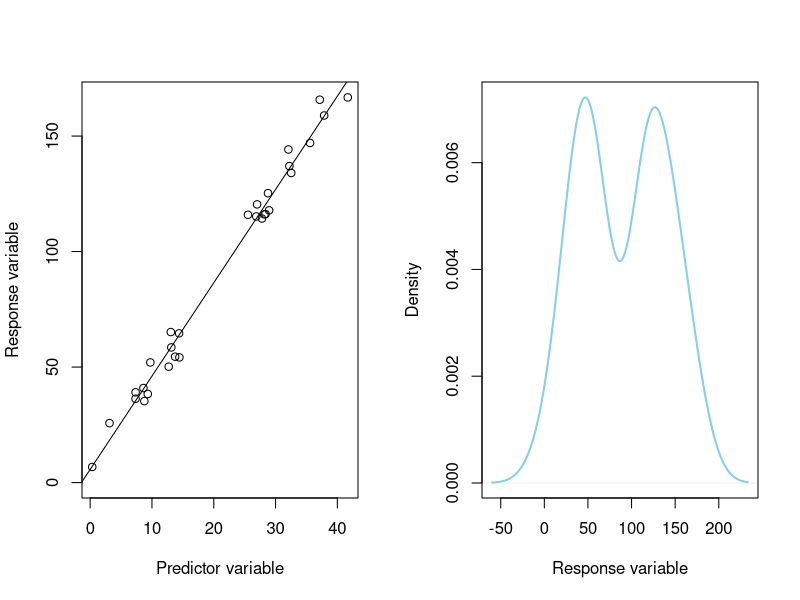
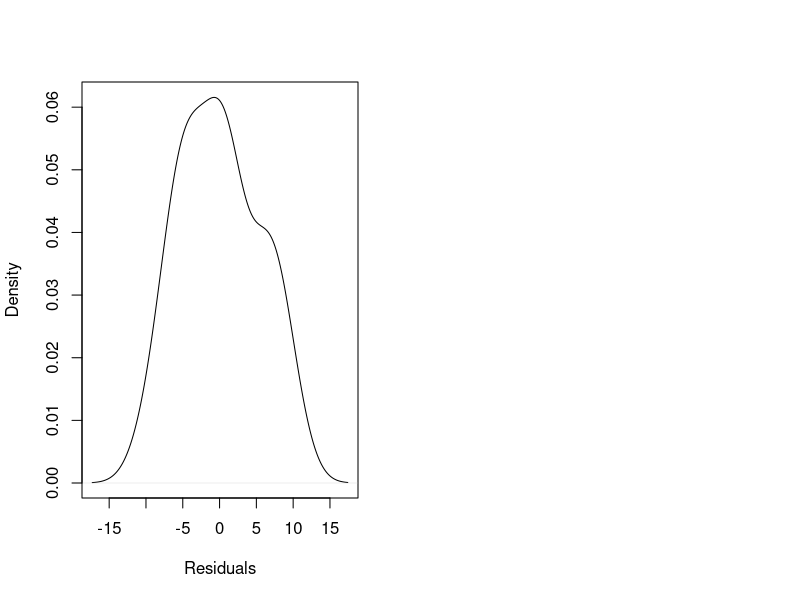
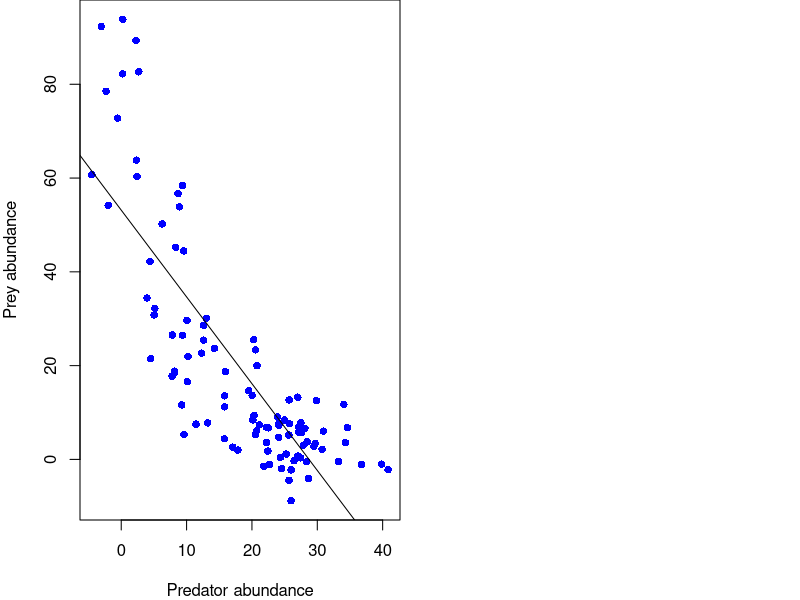
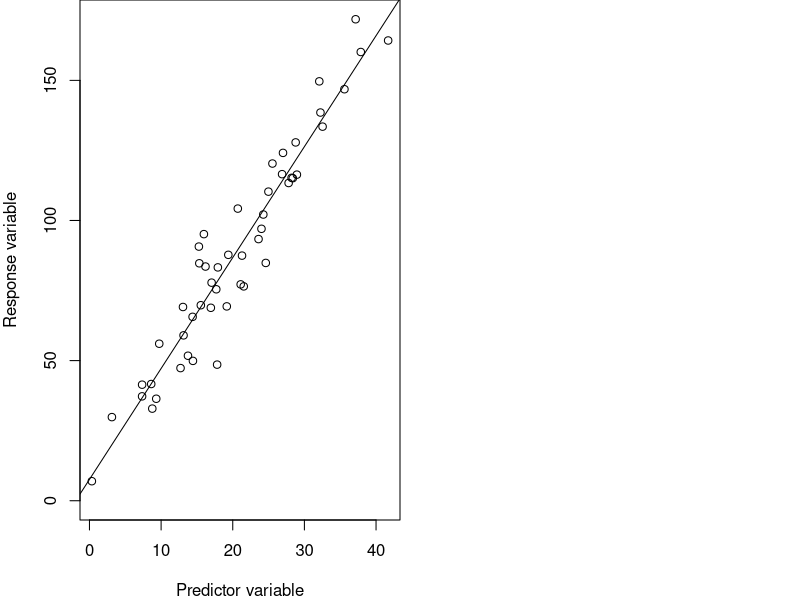
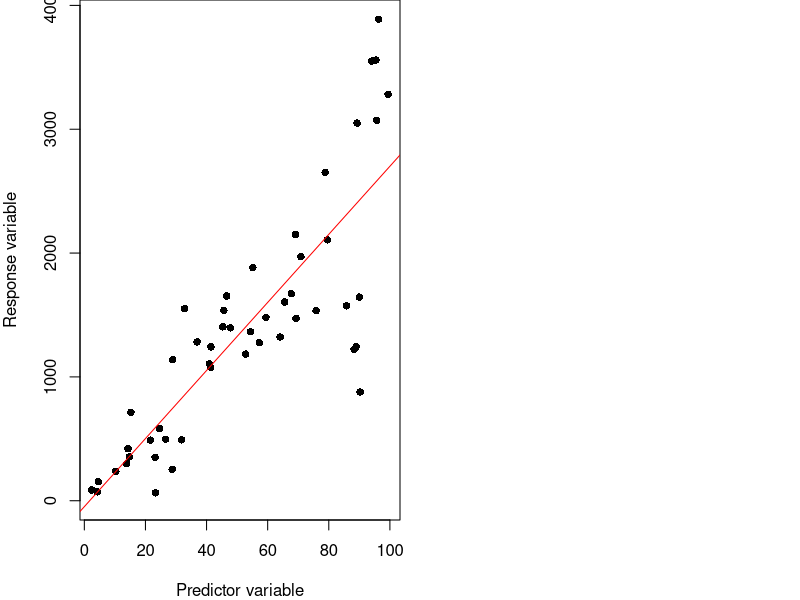
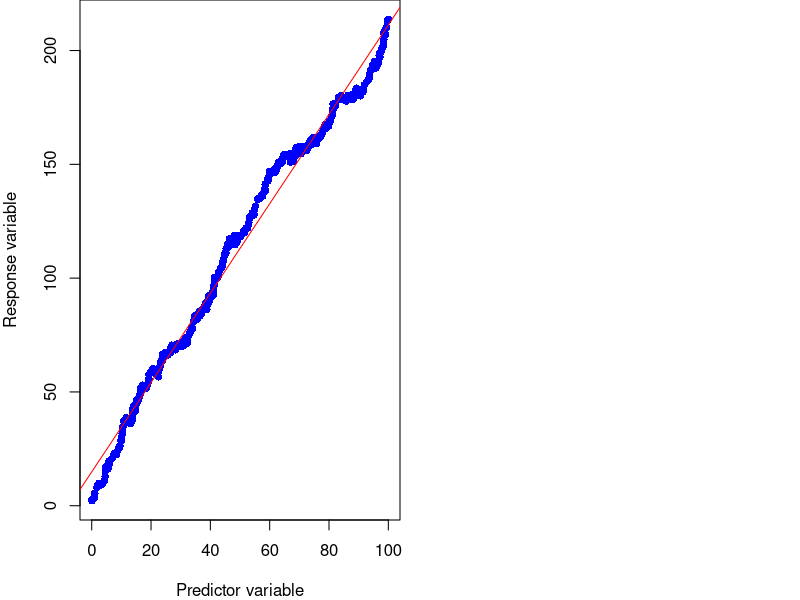
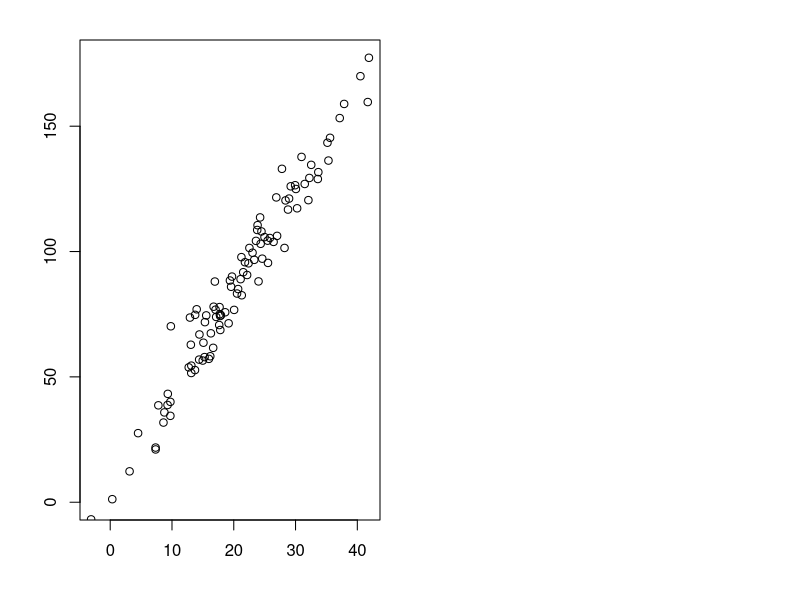
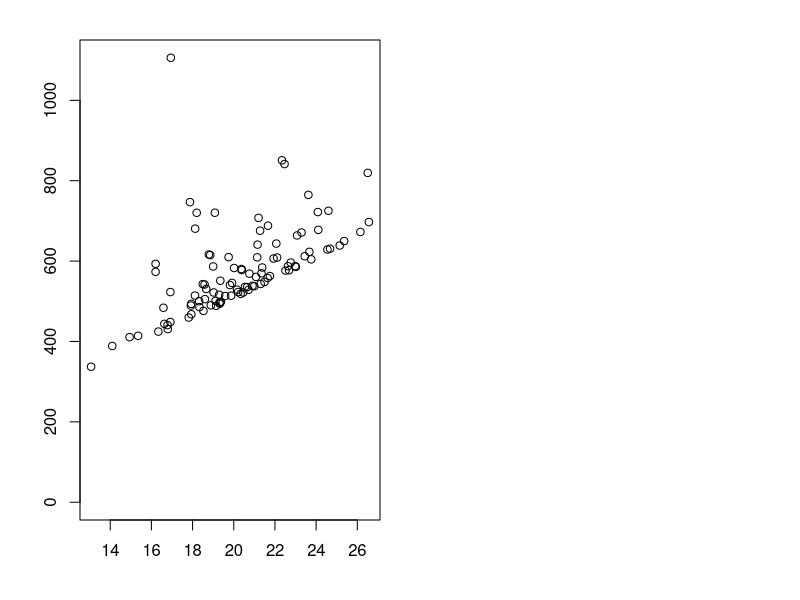

The R source for these figures, in order: (Note: this script raises an error after producing the figures.)
## ---- chunk 1

knitr::opts_chunk$set(
	echo = TRUE,
	message = FALSE,
	warning = FALSE,
	cache = TRUE
)
## ---- chunk 2

#  NRES 710, Linear Regression (3)
#     University of Nevada, Reno
#     Assumptions of linear regression   

## ---- chunk 3
# Set the seed for reproducibility
set.seed(123)

# Set up the plotting area to display two plots side by side
par(mfrow = c(1, 2))

# Simulate data for the shallow slope
n <- 50
x1 <- rnorm(n, mean = 20, sd = 10)
y1 <- 5 + 4 * x1 + rnorm(n, mean = 0, sd = 8)

# Remove observations in the middle of x to create bimodal y
middle_range <- c(15, 25)
datum1 <- data.frame(x = x1, y = y1)
datum1 <- subset(datum1, x < middle_range[1] | x > middle_range[2])

# Plot the data with the shallow slope
plot(y ~ x, data = datum1,
     ylim=c(0, max(datum1$y)), xlab = "Predictor variable", ylab = "Response variable")

# Add a line to the plot for the shallow slope
results1 <- lm(y ~ x, data = datum1)
abline(results1)

# Plot the density of y
plot(density(datum1$y), col = "skyblue", xlab = "Response variable", ylab = "Density", main = "", lwd = 2)

# Examine normality of residuals
residuals <- resid(results1)
plot(density(residuals), xlab = "Residuals", main = "")
## ---- chunk 4
# Set the seed for reproducibility
set.seed(123); par(mar = c(4, 4, 0, 0)); par(mfrow=c(1,2))

# Simulate non-linear data
n <- 100
time <- seq(1, n)
prey_abundance <- 100 * exp(-0.05 * time) + rnorm(n, mean = 0, sd = 5)
predator_abundance <- 50 * (1 - exp(-0.01 * time)) + rnorm(n, mean = 0, sd = 5)

# Plot the data
plot(predator_abundance, prey_abundance, pch = 16, col = "blue",
     xlab = "Predator abundance", ylab = "Prey abundance")

# Fit a linear model
results <- lm(prey_abundance ~ predator_abundance)
abline(results)
## ---- chunk 5
# Set the seed for reproducibility
set.seed(123); par(mar = c(4, 4, 0, 0)); par(mfrow=c(1,2))

# Simulate data for the shallow slope
n <- 50
x1 <- rnorm(n, mean = 20, sd = 10)
y1 <- 5 + 4 * x1 + rnorm(n, mean = 0, sd = 12)

# Remove observations in the middle of x to create bimodal y
datum1 <- data.frame(x = x1, y = y1)

# Plot the data with the shallow slope
plot(y ~ x, data = datum1,
     ylim=c(0, max(datum1$y)), xlab = "Predictor variable", ylab = "Response variable")

# Add a line to the plot for the shallow slope
results1 <- lm(y ~ x, data = datum1)
abline(results1)
## ---- chunk 6
# Set the seed for reproducibility
set.seed(123); par(mar = c(4, 4, 0, 0)); par(mfrow=c(1,2))

# Simulate data with increasing variance (heteroscedasticity)
n <- 50
x1 <- runif(n, 0, 100)
y1 <- 20 + 25 * x1 + rnorm(n, mean = 0, sd = 10 * x1)

# Create a data frame
datum1 <- abs(data.frame(x = x1, y = y1))

# Fit a linear model
results1 <- lm(y ~ x, data = datum1)

# Predict values and calculate confidence intervals
predictions <- predict(results1, interval = "confidence", level = 0.95)
datum1 <- cbind(datum1, predictions)

# Plot the data
plot(datum1$x, datum1$y, ylim=c(0, max(datum1$y)), xlab = "Predictor variable", ylab = "Response variable", pch = 16)

# Add the regression line
abline(results1, col = "red")
## ---- chunk 7
# Set the seed for reproducibility
set.seed(123); par(mar = c(4, 4, 0, 0)); par(mfrow=c(1,2))

# # Simulate data with autocorrelation
# n <- 100
# x <- seq(1, n)
# phi <- 0.99  # Autoregressive parameter
# epsilon <- rnorm(n, mean = 0, sd = 5)  # Reduced noise term to make the autocorrelation more prominent
# y <- numeric(n)
# y[1] <- 5 + 2 * x[1] + epsilon[1]
# for (i in 2:n) {
#   y[i] <- 5 + 2 * x[i] + phi * (y[i-1] - (5 + 2 * x[i-1])) + epsilon[i]
# }
# 
# # Create a data frame
# data <- data.frame(x = x, y = y)

# Simulate data that are autocorrelated
n <- 500
x1 <- runif(n, 0, 100)

# Sort x1 from low to high
x1 <- sort(x1)

# Simulate error for each value using the mean of the previous value
error <- matrix(NA, length(x1), 1)
error[1,1] <- rnorm(1, mean = 0, sd = 1)
for (i in 2:length(x1)){
  error[i,1] <- rnorm(1, mean = error[i-1, 1], sd = 1)
}

# Create y values
y1 <- 3 + 2 * x1 + error

# Create dataframe
datum <- data.frame(x = x1, error = error, y = y1)

# Plot the data
plot(datum$x, datum$y, xlab = "Predictor variable", ylab = "Response variable", pch = 16, col = "blue")

# Fit a linear model
model <- lm(y ~ x, data = datum)

# Add the regression line to the graph
abline(model, col = "red")
## ---- chunk 8
# Load necessary libraries
library(knitr)

# Create the data frame
data <- data.frame(
  Group = c("Normality", "Linearity", "Homoscedasticity", "No autocorrelation"),
  `X-Y Scatterplot` = c("", "", "", ""),
  `Residuals Scatterplot` = c("", "", "", ""),
  `Histogram of Residuals` = c("", "", "", ""),
  `Autocorrelation Function (ACF)` = c("", "", "", "")
)

# Create the table
kable(data, col.names = c("Assumption", "X-Y Scatterplot", "Residuals Scatterplot", "Histogram of Residuals", "Autocorrelation Function (ACF)"))

## ---- chunk 9
# Set the seed for reproducibility
set.seed(123); par(mar = c(4, 4, 0, 0)); par(mfrow=c(1,2))

# Adjust margins: bottom, left, top, right
par(mar = c(4, 4, 2, 1))

# First, simulate data with no assumption violations
n <- 100
x1 <- rnorm(n, mean = 20, sd = 10)
y1 <- 5 + 4 * x1 + rnorm(n, mean = 0, sd = 8)

# Create dataframe
datum <- data.frame(x = x1, y = y1)

# Plot the data
plot(y ~ x, data = datum,
     ylim=c(0, max(datum$y)), xlab = "", ylab = "")

## ---- chunk 10
# Set the seed for reproducibility
set.seed(123); par(mar = c(4, 4, 0, 0)); par(mfrow=c(1,2))

# Adjust graph margins: bottom, left, top, right
par(mar = c(4, 4, 2, 1))

# Second, simulate data with a violation of normality
n <- 100
x <- rnorm(n, mean = 20, sd = 3)
y <- 10 + 25 * x + rnorm(n, mean = 0, sd = 8)^2

# Create dataframe
datum <- data.frame(x = x, y = y)

# Plot the data
plot(y ~ x, data = datum,
     ylim=c(0, max(datum$y)), xlab = "", ylab = "")

## ---- chunk 11
# Set the seed for reproducibility
set.seed(123); par(mar = c(4, 4, 0, 0)); par(mfrow=c(1,2))

# Adjust graph margins: bottom, left, top, right
par(mar = c(4, 4, 2, 1))

# Simulate data with a violation of linearity
n <- 100
x <- runif(n, 0, 10)
y <- 3 + 2 * x - 0.18 * x^2 + rnorm(n, mean = 0, sd = 1)

# Create dataframe
datum <- data.frame(x = x, y = y)

# Plot the data
plot(y ~ x, data = datum,
     ylim=c(0, max(datum$y)), xlab = "", ylab = "")

## ---- chunk 12
# Set the seed for reproducibility
set.seed(123); par(mar = c(4, 4, 0, 0)); par(mfrow=c(1,2))

# Adjust graph margins: bottom, left, top, right
par(mar = c(4, 4, 2, 1))

# Simulate data that are heteroscedastic
n <- 100
x1 <- runif(n, 0, 10)
y1 <- 5 + 4 * x1 + rnorm(n, mean = 0, sd = 1 * x1)

# Create dataframe
datum <- data.frame(x = x1, y = y1)

# Plot the data
plot(y ~ x, data = datum,
     ylim=c(0, max(datum$y)), xlab = "", ylab = "")

## ---- chunk 13
# Set the seed for reproducibility
set.seed(123); par(mar = c(4, 4, 0, 0)); par(mfrow=c(1,2))

# Adjust graph margins: bottom, left, top, right
par(mar = c(4, 4, 2, 1))

# Simulate data that are autocorrelated
n <- 100
x1 <- runif(n, 0, 10)

# Sort x1 from low to high
x1 <- sort(x1)

# Simulate error for each value using the mean of the previous value
error <- matrix(NA, length(x1), 1)
error[1,1] <- rnorm(1, mean = 0, sd = 1)
for (i in 2:length(x1)){
  error[i,1] <- rnorm(1, mean = error[i-1, 1], sd = 1)
}

# Create y values
y1 <- 3 + 2 * x1 + error

# Create dataframe
datum <- data.frame(x = x1, error = error, y = y1)

# Fit a linear model to the data
model <- lm(y1 ~ x1, data = datum)

# Get predicted values and residuals from the model
datum$predicted <- predict(model)
datum$residuals <- resid(model)

# Set up two side-by-side plots
par(mfrow = c(1, 2))

# First plot: Original data with regression line
plot(y1 ~ x1, data = datum,
     xlab = "x", ylab = "y")

# Second plot: Same graph with residual lines
plot(y1 ~ x1, data = datum,
     xlab = "x", ylab = "y",
     main = "Residuals (Lines to Regression Line)")
abline(model, col = "blue", lwd = 2)

# Add lines connecting points to the regression line (visualizing residuals)
for (i in 1:n) {
  segments(x0 = datum$x[i], y0 = datum$y[i], 
           x1 = datum$x[i], y1 = datum$predicted[i], 
           col = "red")
}

# Examine autocorrelation in the error term
print(datum[10:20,])

## ---- chunk 14
# Set the seed for reproducibility
set.seed(123)

# Set up the plotting area to display two plots side by side
par(mfrow = c(1, 2))

# Simulate data for the shallow slope
n <- 50
x1 <- rnorm(n, mean = 20, sd = 10)
y1 <- 5 + 4 * x1 + rnorm(n, mean = 0, sd = 8)

# Create dataframe
datum1 <- data.frame(x = x1, y = y1)

# Plot the data
plot(y ~ x, data = datum1,
     ylim=c(0, max(datum1$y)), xlab = "Predictor variable", ylab = "Response variable")

# Add a line to the plot for the shallow slope
results1 <- lm(y ~ x, data = datum1)
abline(results1)

# Calculate residuals
residuals1 <- residuals(results1)

# Plot the residuals
plot(datum1$x, residuals1, xlab = "Predictor variable", ylab = "Residuals")
abline(h = 0, col = "red", lty = 2)

## ---- chunk 15
# Set the seed for reproducibility
set.seed(111)

# Set up the plotting area to display two plots side by side
par(mfrow = c(1, 2))

# Simulate data for the shallow slope
n <- 100
x1 <- runif(n, 0, 50)
y1 <- 5 + 4 * x1 + rnorm(n, mean = 0, sd = 0.15 * x1)

# Create dataframe
datum1 <- data.frame(x = x1, y = y1)

# Plot the data
plot(y ~ x, data = datum1,
     ylim=c(0, max(datum1$y)), xlab = "Predictor variable", ylab = "Response variable")

# Add a line to the plot for the shallow slope
results1 <- lm(y ~ x, data = datum1)
abline(results1)

# Calculate residuals
residuals1 <- residuals(results1)

# Plot the residuals
plot(datum1$x, residuals1, xlab = "Predictor variable", ylab = "Residuals")
abline(h = 0, col = "red", lty = 2)

## ---- chunk 16
# Set the seed for reproducibility
set.seed(111)

# Set up the plotting area to display two plots side by side
par(mfrow = c(2, 2))

# Simulate data with non-normally distributed error
n <- 100
x <- rnorm(n, mean = 20, sd = 3)
y <- 10 + 25 * x + rnorm(n, mean = 0, sd = 8)^2

# Create dataframe
datum <- data.frame(x = x, y = y)

# Simple linear model
results1 <- lm(y ~ x, data = datum)

# Calculate residuals
residuals1 <- residuals(results1)

# Plot the residuals
plot(datum$x, residuals1, xlab = "", ylab = "", main = "Non-normal error")
abline(h = 0, col = "red", lty = 2)


### Simulate nonlinear data
n <- 100
x <- runif(n, 0, 10)
y <- 3 + 2 * x - 0.18 * x^2 + rnorm(n, mean = 0, sd = 1)

# Create dataframe
datum <- data.frame(x = x, y = y)

# Simple linear model
results1 <- lm(y ~ x, data = datum)

# Calculate residuals
residuals1 <- residuals(results1)

# Plot the residuals
plot(datum$x, residuals1, xlab = "", ylab = "", main = "Nonlinearity")
abline(h = 0, col = "red", lty = 2)


### Simulate data that are autocorrelated
n <- 100
x1 <- runif(n, 0, 10)

# Sort x1 from low to high
x1 <- sort(x1)

# Simulate error for each value using the mean of the previous value
error <- matrix(NA, length(x1), 1)
error[1,1] <- rnorm(1, mean = 0, sd = 1)
for (i in 2:length(x1)){
  error[i,1] <- rnorm(1, mean = error[i-1, 1], sd = 1)
}

# Create y values
y1 <- 3 + 2 * x1 + error

# Create dataframe
datum <- data.frame(x = x1, error = error, y = y1)

# Simple linear model
results1 <- lm(y ~ x, data = datum)

# Calculate residuals
residuals1 <- residuals(results1)

# Plot the residuals
plot(datum$x, residuals1, xlab = "", ylab = "", main = "Autocorrelation")
abline(h = 0, col = "red", lty = 2)


### Simulate heteroscedastic data
n <- 100
x1 <- runif(n, 0, 50)
y1 <- 5 + 4 * x1 + rnorm(n, mean = 0, sd = 0.15 * x1)

# Create dataframe
datum1 <- data.frame(x = x1, y = y1)

# Simple linear model
results1 <- lm(y ~ x, data = datum1)

# Calculate residuals
residuals1 <- residuals(results1)

# Plot the residuals
plot(datum1$x, residuals1, xlab = "", ylab = "", main = "Heteroscedasticity")
abline(h = 0, col = "red", lty = 2)

## ---- chunk 17
# Set the seed for reproducibility
set.seed(123)

# Set up the plotting area to display two plots side by side
par(mfrow = c(1, 2))

### Simulate data with normally distributed error
n <- 100
x1 <- rnorm(n, mean = 20, sd = 10)
y1 <- 5 + 4 * x1 + rnorm(n, mean = 0, sd = 8)

# Create dataframe
datum <- data.frame(x = x1, y = y1)

# Simple linear model
results1 <- lm(y ~ x, data = datum)

# Calculate residuals
residuals1 <- residuals(results1)

# Plot the density of residuals
plot(density(residuals1), main = "Normal error", xlab = "Residuals", ylab = "Freq")

### Simulate data with non-normally distributed error
n <- 100
x <- rnorm(n, mean = 20, sd = 3)
y <- 10 + 25 * x + rnorm(n, mean = 0, sd = 8)^2

# Create dataframe
datum <- data.frame(x = x, y = y)

# Simple linear model
results1 <- lm(y ~ x, data = datum)

# Calculate residuals
residuals1 <- residuals(results1)

# Plot the density of residuals
plot(density(residuals1), main = "Non-normal error", xlab = "Residuals", ylab = "Freq")

## ---- chunk 18
# Set the seed for reproducibility
set.seed(123)

# Adjust graph margins: bottom, left, top, right
par(mar = c(4, 4, 2, 1))
par(mfrow = c(1, 2))

# Simulate data with a violation of linearity
n <- 100
x <- runif(n, 0, 10)
x <- sort(x)
y <- 3 + 2 * x - 0.18 * x^2 + rnorm(n, mean = 0, sd = 1)

# Create dataframe
datum <- data.frame(x = x, y = y)

# Plot the data
plot(y ~ x, data = datum,
     ylim=c(0, max(datum$y)), xlab = "", ylab = "",
     main = "Non-linear")

# Linear regression
results <- lm(y ~ x, data = datum)

# Plot the line
abline(results)

# ACF
acf(y, ylab = "Autocorrelation function (ACF)", main = "")

## ---- chunk 19
# Load necessary libraries
library(knitr)

# Create the data frame
data <- data.frame(
  Group = c("Normality", "Linearity", "Homoscedasticity", "No autocorrelation"),
  `X-Y Scatterplot` = c("X", "X", "X", "X"),
  `Residuals Scatterplot` = c("X", "X", "X", "X"),
  `Histogram of Residuals` = c("!!", "", "", ""),
  `Autocorrelation Function (ACF)` = c("", "**", "", "!!")
)

# Create the table
kable(data, col.names = c("Assumption", "X-Y Scatterplot", "Residuals Scatterplot", "Histogram of Residuals", "Autocorrelation Function (ACF)"))

## ---- chunk 20
# Load the data
datum <- read.csv("lecture_5_good_data.csv")
nonlinear <- read.csv("lecture_5_nonlinear_data.csv")
norm <- read.csv("lecture_5_nonnormal_data.csv")
hetero <- read.csv("lecture_5_heteroscedastic_data.csv")
auto <- read.csv("lecture_5_autocorrelated_data.csv")

# Plot the good data
plot(y ~ x, data = datum)

## ---- chunk 21
# Plot the nonlinear data
plot(y ~ x, data = nonlinear)

## ---- chunk 22
# Plot the nonnormal data
plot(y ~ x, data = norm)

## ---- chunk 23
# Plot the data
plot(y ~ x, data = hetero)

## ---- chunk 24
# Plot the autocorrelated data
plot(y ~ x, data = auto)

## ---- chunk 25
# Fit linear regression models to the five datasets
results <- lm(y ~ x, data = datum)
resultsNonlinear <- lm(y ~ x, data = nonlinear)
resultsNorm <- lm(y ~ x, data = norm)
resultsHetero <- lm(y ~ x, data = hetero)
resultsAuto <- lm(y ~ x, data = auto)

## ---- chunk 26
# Examine the residuals (just the first ~20)
residuals(results)[1:20]

## ---- chunk 27
# Mean of the error
mean(residuals(results))

# Standard deviation of the error
sd(residuals(results))

# This number is similar to the 'Residual standard error' from our lm() summary
summary(results)

## ---- chunk 28
# Simple way
plot(residuals(results))

## ---- chunk 29
# Correct way to examine residuals plot
plot(residuals(results) ~ datum$x)

# Add a horizontal line at y = 0
abline(a = 0, b = 0)

## ---- chunk 30
# Correct way to examine residuals plot
plot(residuals(resultsNonlinear) ~ nonlinear$x)

# Add a horizontal line at y = 0
abline(a = 0, b = 0)

## ---- chunk 31
# Correct way to examine residuals plot
plot(residuals(resultsNorm) ~ norm$x)

# Add a horizontal line at y = 0
abline(a = 0, b = 0)

## ---- chunk 32
# Correct way to examine residuals plot
plot(residuals(resultsHetero) ~ hetero$x)

# Add a horizontal line at y = 0
abline(a = 0, b = 0)

## ---- chunk 33
# Correct way to examine residuals plot
plot(residuals(resultsAuto) ~ auto$x)

# Add a horizontal line at y = 0
abline(a = 0, b = 0)

## ---- chunk 34
# Histogram of residuals
hist(residuals(results))

## ---- chunk 35
# Histogram of residuals
hist(residuals(resultsNorm))

## ---- chunk 36
# Histogram of residuals
hist(residuals(resultsHetero))

## ---- chunk 37
# Make two graphs side-by-side
par(mfrow = c(1, 2))

# Default setting
hist(residuals(resultsHetero))

# Revisualizing with more breaks
hist(residuals(resultsHetero), breaks = 10)

## ---- chunk 38
# Autocorrelation function for normal data
acf(residuals(results)[order(datum$x)])

## ---- chunk 39
# Autocorrelation function for normal data
acf(residuals(resultsAuto)[order(auto$x)])

## ---- chunk 40
# Two graphs
par(mfrow=c(1,2))

# Recall the scatterplot for the nonlinear data
plot(y ~ x, data = nonlinear)

# Autocorrelation function with correct order
acf(residuals(resultsNonlinear)[order(nonlinear$x)])




## ---- chunk 41
########################## 'Truth' ############################ 
### Code for simulating data that were analyzed in this lecture

# Set the seed for reproducibility
set.seed(123)

## Simulate data with no assumption violations
n <- 100
x1 <- rnorm(n, mean = 20, sd = 10)
y1 <- 5 + 4 * x1 + rnorm(n, mean = 0, sd = 8)

# Create dataframe
datum <- data.frame(x = x1, y = y1)

# Save the CSV file
write.csv(datum, "lecture_5_good_data.csv")


## Simulate data with a violation of normality
n <- 100
x <- rnorm(n, mean = 20, sd = 3)
y <- 10 + 25 * x + rnorm(n, mean = 0, sd = 8)^2

# Create dataframe
datum <- data.frame(x = x, y = y)

# Save the CSV file
write.csv(datum, "lecture_5_nonnormal_data.csv")


## Simulate data with a violation of linearity
n <- 100
x <- runif(n, 0, 10)
#x <- sort(x)
y <- 3 + 2 * x - 0.18 * x^2 + rnorm(n, mean = 0, sd = 1)

# Create dataframe
datum <- data.frame(x = x, y = y)

# Save the CSV file
write.csv(datum, "lecture_5_nonlinear_data.csv")


## Simulate data that are heteroscedastic
n <- 100
x1 <- runif(n, 0, 10)
y1 <- 5 + 4 * x1 + rnorm(n, mean = 0, sd = 1 * x1)

# Create dataframe
datum <- data.frame(x = x1, y = y1)

# Save the CSV file
write.csv(datum, "lecture_5_heteroscedastic_data.csv")


## Simulate data that are autocorrelated
n <- 100
x1 <- runif(n, 0, 10)

# Sort x1 from low to high
x1 <- sort(x1)

# Simulate error for each value using the mean of the previous value
error <- matrix(NA, length(x1), 1)
error[1,1] <- rnorm(1, mean = 0, sd = 1)
for (i in 2:length(x1)){
  error[i,1] <- rnorm(1, mean = error[i-1, 1], sd = 1)
}

# Create y values
y1 <- 3 + 2 * x1 + error

# Create dataframe
datum <- data.frame(x = x1, error = error, y = y1)

# Save the CSV file
write.csv(datum, "lecture_5_autocorrelated_data.csv")
